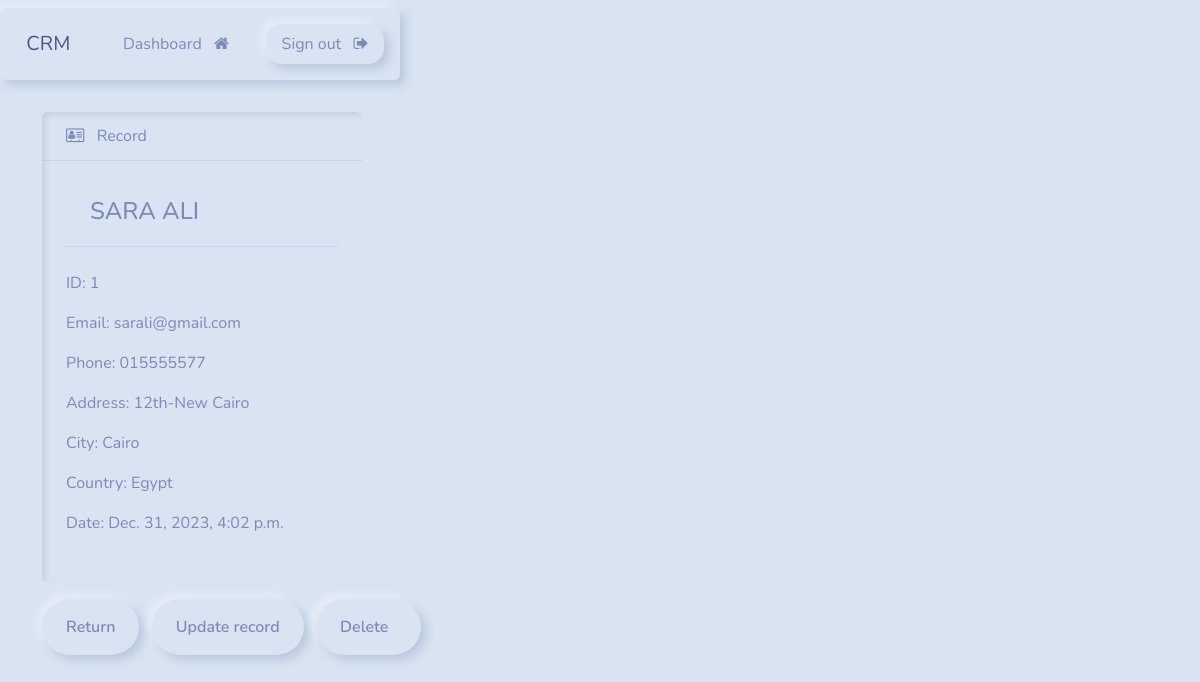
The page /record/1 (signed in) on the database its author committed.
### webapp/models.py (models this page shows, shortened)
class Record(models.Model):
    creation_date = models.DateTimeField(auto_now_add=True)
    first_name = models.CharField(max_length=255)
    last_name = models.CharField(max_length=255)
    email = models.CharField(max_length=255)  # Corrected parameter name
    phone = models.CharField(max_length=20)
    address = models.CharField(max_length=300)
    city = models.CharField(max_length=255)
    country = models.CharField(max_length=255)

### webapp/views.py (the view)
# urls.py: path('record/<int:pk>', views.singular_record, name="record"),
@login_required(login_url='my-login')
def singular_record(request, pk):
     all_records = Record.objects.get(id=pk)
     context = {'record': all_records}
     return render(request, 'webapp/view-record.html', context=context)

### webapp/templates/webapp/view-record.html (shortened to what this page needs)
{% extends 'webapp/base.html' %}
{% load crispy_forms_tags %}
{% block content %}
<div class="card border-primary-subtle mb-3" style="max-width: 20rem;">
    <div class="card-header"><i class="fa fa-address-card-o" aria-hidden="true"></i> &nbsp; Record </div>
    <div class="card-body">
        <div class="card-header"> <h4 class="card-title">{{record.first_name|upper}} {{record.last_name|upper}}</h4></div>
     <br>
      <p class="card-text">ID: {{record.id}}</p>
      <p class="card-text">Email: {{record.email}}</p>
      <p class="card-text">Phone: {{record.phone}}</p>
      <p class="card-text">Address: {{record.address}}</p>
      <p class="card-text">City: {{record.city}}</p>
      <p class="card-text">Country: {{record.country}}</p>
      <p class="card-text">Date: {{record.creation_date}}</p>
    </div>
    <br>
</div>
    <a href="{% url 'dashboard' %}"  class="btn btn-secondary">Return </a>
    <a href="{% url 'update-record' record.id %}"  class="btn btn-secondary">Update record</a>
    <a href="{% url 'delete-record' record.id %}"  class="btn btn-danger">Delete &nbsp; </a>
    <br>
    <br>
{% endblock %}

### rows shown on the page
Record: first_name "SARA", last_name "ALI", id "1", email "sarali@gmail.com", phone "015555577", address "12th-New Cairo", city "Cairo", country "Egypt", creation_date "Dec. 31, 2023, 4:02 p.m."
